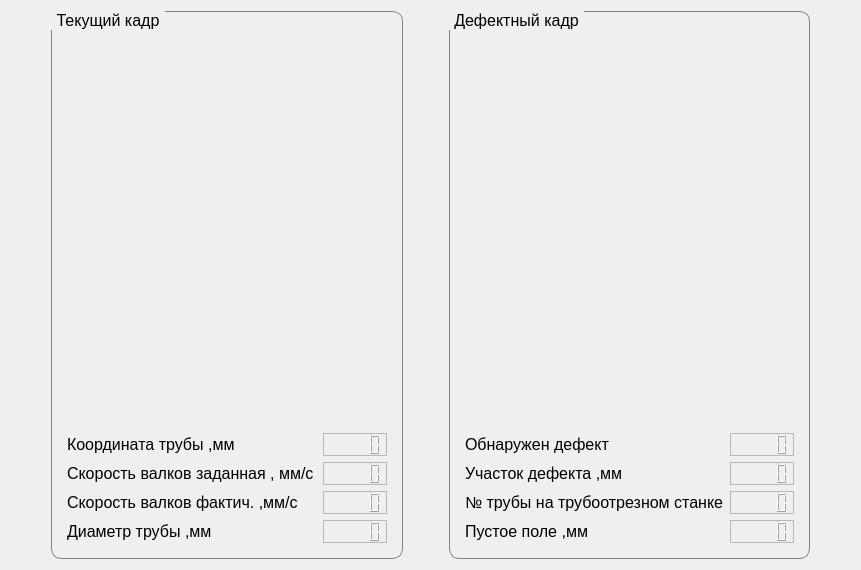
      <widget class="QWidget" name="page_1">
       <layout class="QHBoxLayout" name="horizontalLayout_41">
        <item>
         <spacer name="horizontalSpacer_8">
          <property name="orientation">
           <enum>Qt::Horizontal</enum>
          </property>
          <property name="sizeHint" stdset="0">
           <size>
            <width>40</width>
            <height>20</height>
           </size>
          </property>
         </spacer>
        </item>
        <item>
         <layout class="QHBoxLayout" name="horizontalLayout_32">
          <item>
           <widget class="QGroupBox" name="groupBox_9">
            <property name="sizePolicy">
             <sizepolicy hsizetype="Expanding" vsizetype="Expanding">
              <horstretch>0</horstretch>
              <verstretch>0</verstretch>
             </sizepolicy>
            </property>
            <property name="font">
             <font>
              <family>Segoe UI</family>
              <pointsize>12</pointsize>
             </font>
            </property>
            <property name="styleSheet">
             <string notr="true">QGroupBox {
    border: 1px solid gray;
    border-radius:10px;
    margin-top: 4ex; /* leave space at the top for the title */
}

QGroupBox::title {
    subcontrol-origin: margin;
    subcontrol-position: top left; /* position at the top */
    padding:0 3px;
  
}</string>
            </property>
            <property name="title">
             <string>Текущий кадр</string>
            </property>
            <property name="alignment">
             <set>Qt::AlignLeading|Qt::AlignLeft|Qt::AlignVCenter</set>
            </property>
            <layout class="QVBoxLayout" name="verticalLayout_14">
             <property name="leftMargin">
              <number>15</number>
             </property>
             <property name="topMargin">
              <number>15</number>
             </property>
             <property name="rightMargin">
              <number>15</number>
             </property>
             <property name="bottomMargin">
              <number>15</number>
             </property>
             <item>
              <widget class="QLabel" name="l_Current_img">
               <property name="sizePolicy">
                <sizepolicy hsizetype="Expanding" vsizetype="Expanding">
                 <horstretch>0</horstretch>
                 <verstretch>0</verstretch>
                </sizepolicy>
               </property>
               <property name="minimumSize">
                <size>
                 <width>320</width>
                 <height>400</height>
                </size>
               </property>
               <property name="maximumSize">
                <size>
                 <width>520</width>
                 <height>640</height>
                </size>
               </property>
               <property name="text">
                <string/>
               </property>
               <property name="pixmap">
                <pixmap>2023-01-09_22-28-00.png</pixmap>
               </property>
               <property name="scaledContents">
                <bool>true</bool>
               </property>
               <property name="alignment">
                <set>Qt::AlignCenter</set>
               </property>
              </widget>
             </item>
             <item>
              <layout class="QVBoxLayout" name="verticalLayout_15">
               <item>
                <layout class="QHBoxLayout" name="horizontalLayout_33">
                 <item>
                  <widget class="QLabel" name="label_35">
                   <property name="sizePolicy">
                    <sizepolicy hsizetype="Expanding" vsizetype="Preferred">
                     <horstretch>0</horstretch>
                     <verstretch>0</verstretch>
                    </sizepolicy>
                   </property>
                   <property name="font">
                    <font>
                     <family>Segoe UI</family>
                     <pointsize>12</pointsize>
                    </font>
                   </property>
                   <property name="text">
                    <string>Координата трубы ,мм</string>
                   </property>
                   <property name="textFormat">
                    <enum>Qt::AutoText</enum>
                   </property>
                   <property name="indent">
                    <number>-1</number>
                   </property>
                  </widget>
                 </item>
                 <item>
                  <widget class="QLCDNumber" name="lcd_Pos_UZK">
                   <property name="font">
                    <font>
                     <family>Segoe UI</family>
                     <pointsize>12</pointsize>
                     <weight>50</weight>
                     <bold>false</bold>
                     <stylestrategy>PreferDefault</stylestrategy>
                    </font>
                   </property>
                   <property name="frameShape">
                    <enum>QFrame::StyledPanel</enum>
                   </property>
                   <property name="lineWidth">
                    <number>1</number>
                   </property>
                   <property name="midLineWidth">
                    <number>0</number>
                   </property>
                   <property name="digitCount">
                    <number>5</number>
                   </property>
                  </widget>
                 </item>
                </layout>
               </item>
               <item>
                <layout class="QHBoxLayout" name="horizontalLayout_34">
                 <item>
                  <widget class="QLabel" name="label_36">
                   <property name="sizePolicy">
                    <sizepolicy hsizetype="Expanding" vsizetype="Preferred">
                     <horstretch>0</horstretch>
                     <verstretch>0</verstretch>
                    </sizepolicy>
                   </property>
                   <property name="font">
                    <font>
                     <family>Segoe UI</family>
                     <pointsize>12</pointsize>
                    </font>
                   </property>
                   <property name="text">
                    <string>Скорость валков заданная , мм/с</string>
                   </property>
                  </widget>
                 </item>
                 <item>
                  <widget class="QLCDNumber" name="lcd_RollersSpeedSet">
                   <property name="font">
                    <font>
                     <family>Segoe UI</family>
                     <pointsize>12</pointsize>
                    </font>
                   </property>
                   <property name="frameShape">
                    <enum>QFrame::StyledPanel</enum>
                   </property>
                   <property name="lineWidth">
                    <number>1</number>
                   </property>
                   <property name="digitCount">
                    <number>5</number>
                   </property>
                  </widget>
                 </item>
                </layout>
               </item>
               <item>
                <layout class="QHBoxLayout" name="horizontalLayout_35">
                 <item>
                  <widget class="QLabel" name="label_37">
                   <property name="sizePolicy">
                    <sizepolicy hsizetype="Expanding" vsizetype="Preferred">
                     <horstretch>0</horstretch>
                     <verstretch>0</verstretch>
                    </sizepolicy>
                   </property>
                   <property name="font">
                    <font>
                     <family>Segoe UI</family>
                     <pointsize>12</pointsize>
                    </font>
                   </property>
                   <property name="text">
                    <string>Скорость валков фактич. ,мм/с</string>
                   </property>
                  </widget>
                 </item>
                 <item>
                  <widget class="QLCDNumber" name="lcd_RollersSpeedAkt">
                   <property name="font">
                    <font>
                     <family>Segoe UI</family>
                     <pointsize>12</pointsize>
                    </font>
                   </property>
                   <property name="frameShape">
                    <enum>QFrame::StyledPanel</enum>
                   </property>
                   <property name="lineWidth">
                    <number>1</number>
                   </property>
                   <property name="smallDecimalPoint">
                    <bool>false</bool>
                   </property>
                   <property name="digitCount">
                    <number>5</number>
                   </property>
                  </widget>
                 </item>
                </layout>
               </item>
               <item>
                <layout class="QHBoxLayout" name="horizontalLayout_36">
                 <item>
                  <widget class="QLabel" name="label_38">
                   <property name="sizePolicy">
                    <sizepolicy hsizetype="Expanding" vsizetype="Preferred">
                     <horstretch>0</horstretch>
                     <verstretch>0</verstretch>
                    </sizepolicy>
                   </property>
                   <property name="font">
                    <font>
                     <family>Segoe UI</family>
                     <pointsize>12</pointsize>
                    </font>
                   </property>
                   <property name="text">
                    <string>Диаметр трубы ,мм</string>
                   </property>
                  </widget>
                 </item>
                 <item>
                  <widget class="QLCDNumber" name="lcd_Diam">
                   <property name="font">
                    <font>
                     <family>Segoe UI</family>
                     <pointsize>12</pointsize>
                    </font>
                   </property>
                   <property name="frameShape">
                    <enum>QFrame::StyledPanel</enum>
                   </property>
                   <property name="lineWidth">
                    <number>1</number>
                   </property>
                   <property name="digitCount">
                    <number>5</number>
                   </property>
                  </widget>
                 </item>
                </layout>
               </item>
              </layout>
             </item>
            </layout>
           </widget>
          </item>
          <item>
           <spacer name="horizontalSpacer_7">
            <property name="orientation">
             <enum>Qt::Horizontal</enum>
            </property>
            <property name="sizeType">
             <enum>QSizePolicy::Preferred</enum>
            </property>
            <property name="sizeHint" stdset="0">
             <size>
              <width>40</width>
              <height>20</height>
             </size>
            </property>
           </spacer>
          </item>
          <item>
           <widget class="QGroupBox" name="groupBox_10">
            <property name="sizePolicy">
             <sizepolicy hsizetype="Expanding" vsizetype="Expanding">
              <horstretch>0</horstretch>
              <verstretch>0</verstretch>
             </sizepolicy>
            </property>
            <property name="minimumSize">
             <size>
              <width>0</width>
              <height>0</height>
             </size>
            </property>
            <property name="font">
             <font>
              <family>Segoe UI</family>
              <pointsize>12</pointsize>
             </font>
            </property>
            <property name="styleSheet">
             <string notr="true">QGroupBox {
    border: 1px solid gray;
    border-radius:10px;
    margin-top: 4ex; /* leave space at the top for the title */
}

QGroupBox::title {
    subcontrol-origin: margin;
    subcontrol-position: top left; /* position at the top */
    padding:0 3px;
  
}</string>
            </property>
            <property name="title">
             <string>Дефектный кадр</string>
            </property>
            <property name="alignment">
             <set>Qt::AlignLeading|Qt::AlignLeft|Qt::AlignVCenter</set>
            </property>
            <layout class="QVBoxLayout" name="verticalLayout_16">
             <property name="leftMargin">
              <number>15</number>
             </property>
             <property name="topMargin">
              <number>15</number>
             </property>
             <property name="rightMargin">
              <number>15</number>
             </property>
             <property name="bottomMargin">
              <number>15</number>
             </property>
             <item>
              <widget class="QLabel" name="l_NG_img">
               <property name="sizePolicy">
                <sizepolicy hsizetype="Expanding" vsizetype="Expanding">
                 <horstretch>0</horstretch>
                 <verstretch>0</verstretch>
                </sizepolicy>
               </property>
               <property name="minimumSize">
                <size>
                 <width>320</width>
                 <height>400</height>
                </size>
               </property>
               <property name="maximumSize">
                <size>
                 <width>520</width>
                 <height>640</height>
                </size>
               </property>
               <property name="text">
                <string/>
               </property>
               <property name="pixmap">
                <pixmap>2023-01-09_22-28-36.png</pixmap>
               </property>
               <property name="scaledContents">
                <bool>true</bool>
               </property>
               <property name="alignment">
                <set>Qt::AlignCenter</set>
               </property>
              </widget>
             </item>
             <item>
              <layout class="QVBoxLayout" name="verticalLayout_17">
               <item>
                <layout class="QHBoxLayout" name="horizontalLayout_37">
                 <item>
                  <widget class="QLabel" name="label_40">
                   <property name="sizePolicy">
                    <sizepolicy hsizetype="Expanding" vsizetype="Preferred">
                     <horstretch>0</horstretch>
                     <verstretch>0</verstretch>
                    </sizepolicy>
                   </property>
                   <property name="font">
                    <font>
                     <family>Segoe UI</family>
                     <pointsize>12</pointsize>
                     <weight>50</weight>
                     <bold>false</bold>
                    </font>
                   </property>
                   <property name="text">
                    <string>Обнаружен дефект</string>
                   </property>
                  </widget>
                 </item>
                 <item>
                  <widget class="QLCDNumber" name="lcd_Defect">
                   <property name="enabled">
                    <bool>true</bool>
                   </property>
                   <property name="font">
                    <font>
                     <family>Segoe UI</family>
                     <pointsize>12</pointsize>
                    </font>
                   </property>
                   <property name="frameShape">
                    <enum>QFrame::StyledPanel</enum>
                   </property>
                   <property name="lineWidth">
                    <number>1</number>
                   </property>
                   <property name="digitCount">
                    <number>5</number>
                   </property>
                  </widget>
                 </item>
                </layout>
               </item>
               <item>
                <layout class="QHBoxLayout" name="horizontalLayout_38">
                 <item>
                  <widget class="QLabel" name="label_41">
                   <property name="sizePolicy">
                    <sizepolicy hsizetype="Expanding" vsizetype="Preferred">
                     <horstretch>0</horstretch>
                     <verstretch>0</verstretch>
                    </sizepolicy>
                   </property>
                   <property name="font">
                    <font>
                     <family>Segoe UI</family>
                     <pointsize>12</pointsize>
                    </font>
                   </property>
                   <property name="text">
                    <string>Участок дефекта ,мм</string>
                   </property>
                  </widget>
                 </item>
                 <item>
                  <widget class="QLCDNumber" name="lcd_Defect_8">
                   <property name="minimumSize">
                    <size>
                     <width>0</width>
                     <height>0</height>
                    </size>
                   </property>
                   <property name="font">
                    <font>
                     <family>Segoe UI</family>
                     <pointsize>12</pointsize>
                    </font>
                   </property>
                   <property name="frameShape">
                    <enum>QFrame::StyledPanel</enum>
                   </property>
                   <property name="lineWidth">
                    <number>1</number>
                   </property>
                   <property name="digitCount">
                    <number>5</number>
                   </property>
                  </widget>
                 </item>
                </layout>
               </item>
               <item>
                <layout class="QHBoxLayout" name="horizontalLayout_39">
                 <item>
                  <widget class="QLabel" name="label_42">
                   <property name="sizePolicy">
                    <sizepolicy hsizetype="Expanding" vsizetype="Preferred">
                     <horstretch>0</horstretch>
                     <verstretch>0</verstretch>
                    </sizepolicy>
                   </property>
                   <property name="font">
                    <font>
                     <family>Segoe UI</family>
                     <pointsize>12</pointsize>
                    </font>
                   </property>
                   <property name="text">
                    <string>№ трубы на трубоотрезном станке</string>
                   </property>
                  </widget>
                 </item>
                 <item>
                  <widget class="QLCDNumber" name="lcd_Temperature_4">
                   <property name="font">
                    <font>
                     <family>Segoe UI</family>
                     <pointsize>12</pointsize>
                    </font>
                   </property>
                   <property name="frameShape">
                    <enum>QFrame::StyledPanel</enum>
                   </property>
                   <property name="lineWidth">
                    <number>1</number>
                   </property>
                   <property name="digitCount">
                    <number>5</number>
                   </property>
                  </widget>
                 </item>
                </layout>
               </item>
               <item>
                <layout class="QHBoxLayout" name="horizontalLayout_40">
                 <item>
                  <widget class="QLabel" name="label_43">
                   <property name="sizePolicy">
                    <sizepolicy hsizetype="Expanding" vsizetype="Preferred">
                     <horstretch>0</horstretch>
                     <verstretch>0</verstretch>
                    </sizepolicy>
                   </property>
                   <property name="font">
                    <font>
                     <family>Segoe UI</family>
                     <pointsize>12</pointsize>
                    </font>
                   </property>
                   <property name="text">
                    <string>Пустое поле ,мм</string>
                   </property>
                  </widget>
                 </item>
                 <item>
                  <widget class="QLCDNumber" name="lcdNumber_16">
                   <property name="font">
                    <font>
                     <family>Segoe UI</family>
                     <pointsize>12</pointsize>
                    </font>
                   </property>
                   <property name="frameShape">
                    <enum>QFrame::StyledPanel</enum>
                   </property>
                   <property name="lineWidth">
                    <number>1</number>
                   </property>
                   <property name="digitCount">
                    <number>5</number>
                   </property>
                  </widget>
                 </item>
                </layout>
               </item>
              </layout>
             </item>
            </layout>
           </widget>
          </item>
         </layout>
        </item>
        <item>
         <spacer name="horizontalSpacer_9">
          <property name="orientation">
           <enum>Qt::Horizontal</enum>
          </property>
          <property name="sizeHint" stdset="0">
           <size>
            <width>40</width>
            <height>20</height>
           </size>
          </property>
         </spacer>
        </item>
       </layout>
      </widget>
